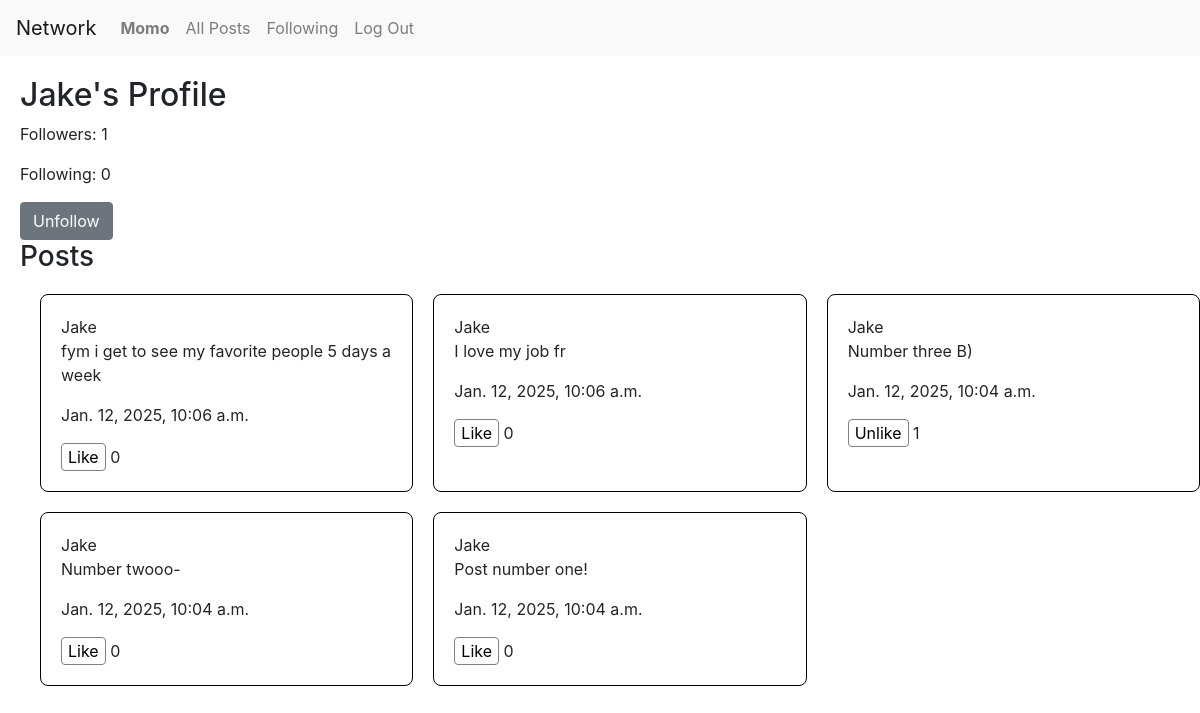
Screenshot of /profile/Jake (signed in) with the database file from the repository.
### network/models.py (models this page shows, shortened)
class User(AbstractUser):
    name = models.CharField(max_length=64, blank=True)
    following = models.ManyToManyField('self', symmetrical=False, related_name='followers')

class Post(models.Model):
    user = models.ForeignKey(User, on_delete=models.CASCADE, related_name='posts')  #link post to the user
    body = models.TextField()
    timestamp = models.DateTimeField(auto_now_add=True) #automatically sets the time
    likes = models.ManyToManyField(User, related_name="liked_posts", blank=True)

### network/views.py (the view)
# urls.py: path("profile/<str:username>", views.profile_view, name="profile"),
@login_required(login_url="/login", redirect_field_name=None)
def profile_view(request, username):
    user_profile = User.objects.get(username = username)
    posts = user_profile.posts.all().order_by('-timestamp')
    is_following = request.user.following.filter(username=username).exists()
    return render(request, "network/profile.html", {
         "profile": user_profile,
        "posts": posts,
        "followers_count": user_profile.followers.count(),
        "following_count": user_profile.following.count(),
        "is_following": is_following,
        "is_self": request.user == user_profile
    })

### network/templates/network/profile.html (shortened to what this page needs)
{% extends "network/layout.html" %} {% block body %}
<div class="profile-container">
	<h2>{{ profile.username }}'s Profile</h2>
	<div class="stats">
		<p>Followers: {{ followers_count }}</p>
		<p>Following: {{ following_count }}</p>
	</div>
	{% if not is_self %}
	<form action="{% url 'follow' profile.username %}" method="post">
		{% csrf_token %} {% if is_following %}
		<button name="follow" value="0" class="btn btn-secondary">Unfollow</button>
		{% else %}
		<button name="follow" value="1" class="btn btn-primary">Follow</button>
		{% endif %}
	</form>
	{% endif %}
	<h3>Posts</h3>
	<div class="posts-container">
		{% for post in posts %}
		<div class="post" id="post-{{ post.id }}">
			<a href="{% url 'profile' post.user.username %}"
				>{{ post.user.username }}</a
			>
			<div class="post-content" id="content-{{ post.id }}">
				<p class="post-body" id="post-body-{{ post.id }}">{{post.body}}</p>
			</div>
			<p>{{post.timestamp}}</p>
			{% if user.is_authenticated %}
			<button class="like-btn" data-post-id="{{ post.id }}">
				{% if user in post.likes.all %} Unlike {% else %} Like {% endif %}
			</button>
			{% endif %}
			<span id="likes-{{ post.id }}" class="likes-count"
				>{{ post.likes.count }}</span
			>
		</div>
		{% empty %}
		<p>No posts yet.</p>
		{% endfor %}
	</div>
</div>
{% endblock %}

### network/templates/network/layout.html (shortened to what this page needs)
{% load static %}
<!DOCTYPE html>
<html lang="en">
	<head>
		<link
			rel="stylesheet"
			href="https://stackpath.bootstrapcdn.com/bootstrap/4.4.1/css/bootstrap.min.css"
		/>
		<link href="{% static 'network/styles.css' %}" rel="stylesheet" />
	</head>
	<body>
		<nav class="navbar navbar-expand-lg navbar-light bg-light">
			<a class="navbar-brand" href="#">Network</a>
			<div class="layout-div">
				<ul class="navbar-nav mr-auto">
					{% if user.is_authenticated %}
					<li class="nav-item">
						<a class="nav-link" href="#"
							><strong>{{ user.username }}</strong></a
						>
					</li>
					{% endif %}
					<li class="nav-item">
						<a class="nav-link" href="{% url 'index' %}">All Posts</a>
					</li>
					{% if user.is_authenticated %}
					<li class="nav-item">
						<a class="nav-link" href="{% url 'following' %}">Following</a>
					</li>
					<li class="nav-item">
						<a class="nav-link" href="{% url 'logout' %}">Log Out</a>
					</li>
					{% endif %}
				</ul>
			</div>
		</nav>
		<div class="body">{% block body %} {% endblock %}</div>
	</body>
</html>

### network/static/network/styles.css (style rules this page uses)
.profile-container { padding-left: 20px; padding-top: 20px; word-wrap: break-word; }
.posts-container { list-style-type: none; padding-left: 20px; margin-top: 20px; display: grid; grid-template-columns: repeat(auto-fit, minmax(300px, 1fr)); gap: 20px; }
.post { padding: 20px; width: auto; border: 1px solid black; height: auto; border-radius: 8px; word-wrap: break-word; overflow-wrap: break-word; position: relative; }
a { color: inherit; }
button { background-color: transparent; border: 1px gray solid; border-radius: 4px; }

### rows the page displays
User: username "Momo"
User: username "Jake"
Post: user.username "Jake", body "fym i get to see my favorite people 5 days a week", timestamp "Jan. 12, 2025, 10:06 a.m.", shows "Like", likes.count "0"
Post: user.username "Jake", body "I love my job fr", timestamp "Jan. 12, 2025, 10:06 a.m.", shows "Like", likes.count "0"
Post: user.username "Jake", body "Number three B)", timestamp "Jan. 12, 2025, 10:04 a.m.", shows "Unlike", likes.count "1"
Post: user.username "Jake", body "Number twooo-", timestamp "Jan. 12, 2025, 10:04 a.m.", shows "Like", likes.count "0"
Post: user.username "Jake", body "Post number one!", timestamp "Jan. 12, 2025, 10:04 a.m.", shows "Like", likes.count "0"

### other values shown
{{ followers_count }} "1"
{{ following_count }} "0"
